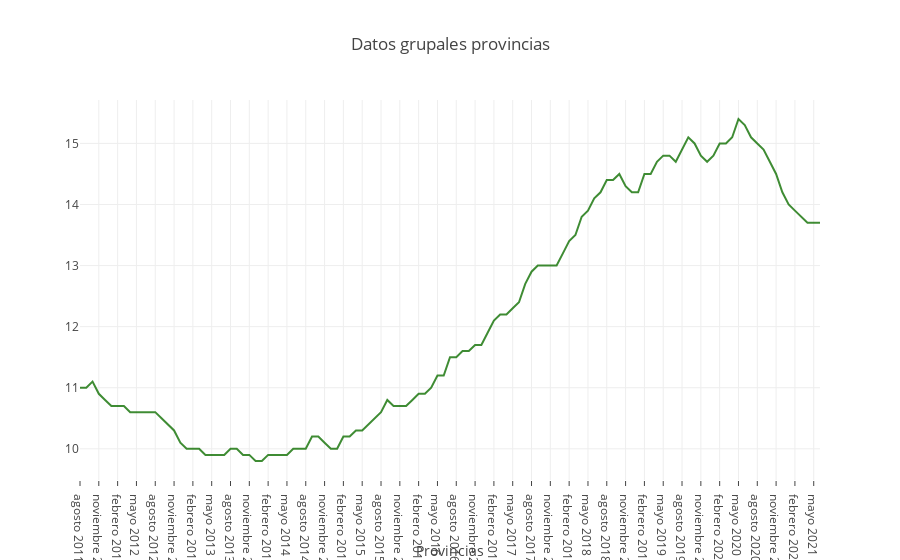

The code cell stored with this chart in its notebook:
### Code cell
trace1 = go.Scatter(
                    x = reversed_alquiler['Meses'],
                    y = reversed_alquiler['Madrid'],
                    name = 'Salario Medio unidad 10',
                    mode= 'lines',
                    marker = dict(color = 'rgba(16, 112, 2, 0.8)'),
                    text = reversed_alquiler['Madrid'])
data = [trace1,]

layout = dict(title = 'Datos grupales provincias',
             xaxis= dict(title= 'Provincias',ticklen= 5)
           )
fig = go.Figure(data = data, layout=layout)
iplot(fig)

### Figure 1 — Plotly figure (JSON) as saved in the notebook; plotly's stock layout.template omitted (floating-point values rounded to 4 significant figures)
{"data": [{"marker": {"color": "rgba(16, 112, 2, 0.8)"}, "mode": "lines", "name": "Salario Medio unidad 10", "text": [11, 11, 11.1, 10.9, 10.8, 10.7, 10.7, 10.7, 10.6, 10.6, 10.6, 10.6, 10.6, 10.5, 10.4, 10.3, 10.1, 10, 10, 10, 9.9, 9.9, 9.9, 9.9, 10, 10, 9.9, 9.9, 9.8, 9.8, 9.9, 9.9, 9.9, 9.9, 10, 10, 10, 10.2, 10.2, 10.1, 10, 10, 10.2, 10.2, 10.3, 10.3, 10.4, 10.5, 10.6, 10.8, 10.7, 10.7, 10.7, 10.8, 10.9, 10.9, 11, 11.2, 11.2, 11.5, 11.5, 11.6, 11.6, 11.7, 11.7, 11.9, 12.1, 12.2, 12.2, 12.3, 12.4, 12.7, 12.9, 13, 13, 13, 13, 13.2, 13.4, 13.5, 13.8, 13.9, 14.1, 14.2, 14.4, 14.4, 14.5, 14.3, 14.2, 14.2, 14.5, 14.5, 14.7, 14.8, 14.8, 14.7, 14.9, 15.1, 15, 14.8, 14.7, 14.8, 15, 15, 15.1, 15.4, 15.3, 15.1, 15, 14.9, 14.7, 14.5, 14.2, 14, 13.9, 13.8, 13.7, 13.7, 13.7], "type": "scatter", "uid": "0630c236-1f7d-4c8a-8414-3e8158658921", "x": ["agosto 2011", "septiembre 2011", "octubre 2011", "noviembre 2011", "diciembre 2011", "enero 2012", "febrero 2012", "marzo 2012", "abril 2012", "mayo 2012", "junio 2012", "julio 2012", "agosto 2012", "septiembre 2012", "octubre 2012", "noviembre 2012", "diciembre 2012", "enero 2013", "febrero 2013", "marzo 2013", "abril 2013", "mayo 2013", "junio 2013", "julio 2013", "agosto 2013", "septiembre 2013", "octubre 2013", "noviembre 2013", "diciembre 2013", "enero 2014", "febrero 2014", "marzo 2014", "abril 2014", "mayo 2014", "junio 2014", "julio 2014", "agosto 2014", "septiembre 2014", "octubre 2014", "noviembre 2014", "diciembre 2014", "enero 2015", "febrero 2015", "marzo 2015", "abril 2015", "mayo 2015", "junio 2015", "julio 2015", "agosto 2015", "septiembre 2015", "octubre 2015", "noviembre 2015", "diciembre 2015", "enero 2016", "febrero 2016", "marzo 2016", "abril 2016", "mayo 2016", "junio 2016", "julio 2016", "agosto 2016", "septiembre 2016", "octubre 2016", "noviembre 2016", "diciembre 2016", "enero 2017", "febrero 2017", "marzo 2017", "abril 2017", "mayo 2017", "junio 2017", "julio 2017", "agosto 2017", "septiembre 2017", "octubre 2017", "noviembre 2017", "diciembre 2017", "enero 2018", "febrero 2018", "marzo 2018", "abril 2018", "mayo 2018", "junio 2018", "julio 2018", "agosto 2018", "septiembre 2018", "octubre 2018", "noviembre 2018", "diciembre 2018", "enero 2019", "febrero 2019", "marzo 2019", "abril 2019", "mayo 2019", "junio 2019", "julio 2019", "agosto 2019", "septiembre 2019", "octubre 2019", "noviembre 2019", "diciembre 2019", "enero 2020", "febrero 2020", "marzo 2020", "abril 2020", "mayo 2020", "junio 2020", "julio 2020", "agosto 2020", "septiembre 2020", "octubre 2020", "noviembre 2020", "diciembre 2020", "enero 2021", "febrero 2021", "marzo 2021", "abril 2021", "mayo 2021", "junio 2021"], "y": [11, 11, 11.1, 10.9, 10.8, 10.7, 10.7, 10.7, 10.6, 10.6, 10.6, 10.6, 10.6, 10.5, 10.4, 10.3, 10.1, 10, 10, 10, 9.9, 9.9, 9.9, 9.9, 10, 10, 9.9, 9.9, 9.8, 9.8, 9.9, 9.9, 9.9, 9.9, 10, 10, 10, 10.2, 10.2, 10.1, 10, 10, 10.2, 10.2, 10.3, 10.3, 10.4, 10.5, 10.6, 10.8, 10.7, 10.7, 10.7, 10.8, 10.9, 10.9, 11, 11.2, 11.2, 11.5, 11.5, 11.6, 11.6, 11.7, 11.7, 11.9, 12.1, 12.2, 12.2, 12.3, 12.4, 12.7, 12.9, 13, 13, 13, 13, 13.2, 13.4, 13.5, 13.8, 13.9, 14.1, 14.2, 14.4, 14.4, 14.5, 14.3, 14.2, 14.2, 14.5, 14.5, 14.7, 14.8, 14.8, 14.7, 14.9, 15.1, 15, 14.8, 14.7, 14.8, 15, 15, 15.1, 15.4, 15.3, 15.1, 15, 14.9, 14.7, 14.5, 14.2, 14, 13.9, 13.8, 13.7, 13.7, 13.7]}], "layout": {"title": {"text": "Datos grupales provincias"}, "xaxis": {"ticklen": 5, "title": {"text": "Provincias"}}}}
